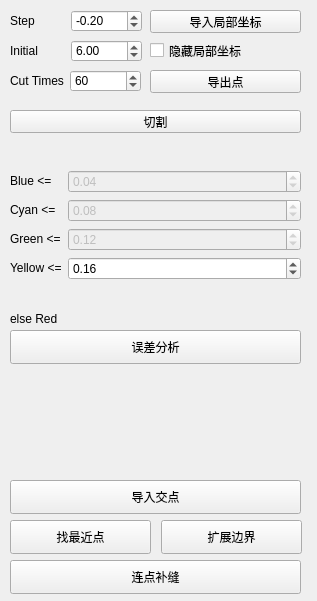
<?xml version="1.0" encoding="UTF-8"?>
<ui version="4.0">
 <class>RepairDialog</class>
 <widget class="QWidget" name="RepairDialog">
  <property name="geometry">
   <rect>
    <x>0</x>
    <y>0</y>
    <width>317</width>
    <height>601</height>
   </rect>
  </property>
  <property name="windowTitle">
   <string>Form</string>
  </property>
  <widget class="QPushButton" name="projectButton">
   <property name="geometry">
    <rect>
     <x>210</x>
     <y>730</y>
     <width>151</width>
     <height>23</height>
    </rect>
   </property>
   <property name="text">
    <string>投影(沿法向)</string>
   </property>
  </widget>
  <widget class="QPushButton" name="deformatinoNonProButton">
   <property name="geometry">
    <rect>
     <x>200</x>
     <y>760</y>
     <width>161</width>
     <height>23</height>
    </rect>
   </property>
   <property name="text">
    <string>形变（非投影）</string>
   </property>
  </widget>
  <widget class="QPushButton" name="alignTemButton">
   <property name="geometry">
    <rect>
     <x>410</x>
     <y>640</y>
     <width>111</width>
     <height>23</height>
    </rect>
   </property>
   <property name="text">
    <string>移动模型</string>
   </property>
  </widget>
  <widget class="QPushButton" name="importSetTemButton">
   <property name="geometry">
    <rect>
     <x>410</x>
     <y>610</y>
     <width>111</width>
     <height>23</height>
    </rect>
   </property>
   <property name="text">
    <string>导入模板局部坐标</string>
   </property>
  </widget>
  <widget class="QDoubleSpinBox" name="zAdjustdoubleSpinBox">
   <property name="geometry">
    <rect>
     <x>39</x>
     <y>735</y>
     <width>62</width>
     <height>22</height>
    </rect>
   </property>
   <property name="minimum">
    <double>-99.989999999999995</double>
   </property>
   <property name="singleStep">
    <double>0.200000000000000</double>
   </property>
  </widget>
  <widget class="QPushButton" name="saveAdjustButton">
   <property name="geometry">
    <rect>
     <x>30</x>
     <y>770</y>
     <width>75</width>
     <height>23</height>
    </rect>
   </property>
   <property name="text">
    <string>保存调整</string>
   </property>
  </widget>
  <widget class="QDoubleSpinBox" name="xAdjustdoubleSpinBox">
   <property name="geometry">
    <rect>
     <x>39</x>
     <y>675</y>
     <width>62</width>
     <height>22</height>
    </rect>
   </property>
   <property name="minimum">
    <double>-99.989999999999995</double>
   </property>
   <property name="singleStep">
    <double>0.200000000000000</double>
   </property>
  </widget>
  <widget class="QDoubleSpinBox" name="yAdjustdoubleSpinBox">
   <property name="geometry">
    <rect>
     <x>39</x>
     <y>705</y>
     <width>62</width>
     <height>22</height>
    </rect>
   </property>
   <property name="minimum">
    <double>-99.989999999999995</double>
   </property>
   <property name="singleStep">
    <double>0.200000000000000</double>
   </property>
  </widget>
  <widget class="QDoubleSpinBox" name="scaledoubleSpinBox">
   <property name="geometry">
    <rect>
     <x>110</x>
     <y>680</y>
     <width>62</width>
     <height>22</height>
    </rect>
   </property>
   <property name="maximum">
    <double>2.000000000000000</double>
   </property>
   <property name="singleStep">
    <double>0.050000000000000</double>
   </property>
   <property name="value">
    <double>1.000000000000000</double>
   </property>
  </widget>
  <widget class="QPushButton" name="exportMeshButton">
   <property name="geometry">
    <rect>
     <x>30</x>
     <y>800</y>
     <width>75</width>
     <height>23</height>
    </rect>
   </property>
   <property name="text">
    <string>导出mesh</string>
   </property>
  </widget>
  <widget class="QPushButton" name="importSetButton_2">
   <property name="geometry">
    <rect>
     <x>150</x>
     <y>10</y>
     <width>151</width>
     <height>23</height>
    </rect>
   </property>
   <property name="text">
    <string>导入局部坐标</string>
   </property>
  </widget>
  <widget class="QPushButton" name="defomationTemButton">
   <property name="geometry">
    <rect>
     <x>410</x>
     <y>550</y>
     <width>101</width>
     <height>23</height>
    </rect>
   </property>
   <property name="text">
    <string>模板形变</string>
   </property>
  </widget>
  <widget class="QPushButton" name="repairButton">
   <property name="geometry">
    <rect>
     <x>421</x>
     <y>575</y>
     <width>81</width>
     <height>23</height>
    </rect>
   </property>
   <property name="text">
    <string>模板缝合</string>
   </property>
  </widget>
  <widget class="QPushButton" name="deformationButton">
   <property name="geometry">
    <rect>
     <x>210</x>
     <y>670</y>
     <width>151</width>
     <height>23</height>
    </rect>
   </property>
   <property name="text">
    <string>形变(投影)</string>
   </property>
  </widget>
  <widget class="QPushButton" name="deformationAutoButton">
   <property name="geometry">
    <rect>
     <x>210</x>
     <y>700</y>
     <width>151</width>
     <height>23</height>
    </rect>
   </property>
   <property name="text">
    <string>形变（一步到位）</string>
   </property>
  </widget>
  <widget class="QWidget" name="layoutWidget">
   <property name="geometry">
    <rect>
     <x>400</x>
     <y>10</y>
     <width>239</width>
     <height>511</height>
    </rect>
   </property>
   <layout class="QVBoxLayout" name="verticalLayout">
    <item>
     <widget class="QPushButton" name="importSetButton">
      <property name="text">
       <string>导入局部坐标</string>
      </property>
     </widget>
    </item>
    <item>
     <widget class="QPushButton" name="projectBarycentreButton">
      <property name="text">
       <string>投影(指向中心)</string>
      </property>
     </widget>
    </item>
    <item>
     <widget class="QPushButton" name="deformationButton2">
      <property name="text">
       <string>形变(投影)2</string>
      </property>
     </widget>
    </item>
    <item>
     <layout class="QHBoxLayout" name="horizontalLayout">
      <item>
       <widget class="QPushButton" name="getBoundaryTemButton">
        <property name="text">
         <string>找到边界（模板）</string>
        </property>
       </widget>
      </item>
      <item>
       <widget class="QCheckBox" name="checkBoxShowPoints">
        <property name="text">
         <string>看点</string>
        </property>
       </widget>
      </item>
     </layout>
    </item>
    <item>
     <widget class="QPushButton" name="deformationAutoButton2">
      <property name="text">
       <string>形变2（一步到位）</string>
      </property>
     </widget>
    </item>
    <item>
     <widget class="QPushButton" name="smoothRootButton">
      <property name="text">
       <string>平滑牙根</string>
      </property>
     </widget>
    </item>
    <item>
     <widget class="QPushButton" name="deleteProButton">
      <property name="text">
       <string>删除投影面片</string>
      </property>
     </widget>
    </item>
    <item>
     <widget class="QPushButton" name="copyMeshButton">
      <property name="text">
       <string>复制</string>
      </property>
     </widget>
    </item>
    <item>
     <widget class="QPushButton" name="findBoundaryButton">
      <property name="text">
       <string>识别洞</string>
      </property>
     </widget>
    </item>
    <item>
     <widget class="QPushButton" name="sortBorderButton">
      <property name="text">
       <string>边界排序</string>
      </property>
     </widget>
    </item>
    <item>
     <widget class="QPushButton" name="fillGapButton">
      <property name="text">
       <string>缝合</string>
      </property>
     </widget>
    </item>
    <item>
     <widget class="QPushButton" name="smoothGapButton">
      <property name="text">
       <string>平滑接缝</string>
      </property>
     </widget>
    </item>
   </layout>
  </widget>
  <widget class="QPushButton" name="cutButton">
   <property name="geometry">
    <rect>
     <x>10</x>
     <y>110</y>
     <width>291</width>
     <height>23</height>
    </rect>
   </property>
   <property name="text">
    <string>切割</string>
   </property>
  </widget>
  <widget class="QPushButton" name="mergeButton">
   <property name="geometry">
    <rect>
     <x>0</x>
     <y>610</y>
     <width>112</width>
     <height>34</height>
    </rect>
   </property>
   <property name="text">
    <string>合并模型</string>
   </property>
  </widget>
  <widget class="QPushButton" name="findNeastestPointsButton">
   <property name="geometry">
    <rect>
     <x>10</x>
     <y>520</y>
     <width>141</width>
     <height>34</height>
    </rect>
   </property>
   <property name="text">
    <string>找最近点</string>
   </property>
  </widget>
  <widget class="QPushButton" name="normalizeButton">
   <property name="geometry">
    <rect>
     <x>120</x>
     <y>610</y>
     <width>112</width>
     <height>34</height>
    </rect>
   </property>
   <property name="text">
    <string>模型标准化</string>
   </property>
  </widget>
  <widget class="QLabel" name="label">
   <property name="geometry">
    <rect>
     <x>10</x>
     <y>10</y>
     <width>54</width>
     <height>21</height>
    </rect>
   </property>
   <property name="text">
    <string>Step</string>
   </property>
  </widget>
  <widget class="QCheckBox" name="checkBoxHideAxis">
   <property name="geometry">
    <rect>
     <x>150</x>
     <y>40</y>
     <width>121</width>
     <height>21</height>
    </rect>
   </property>
   <property name="text">
    <string>隐藏局部坐标</string>
   </property>
  </widget>
  <widget class="QDoubleSpinBox" name="doubleSpinBoxPerStep">
   <property name="geometry">
    <rect>
     <x>71</x>
     <y>10</y>
     <width>71</width>
     <height>22</height>
    </rect>
   </property>
   <property name="minimum">
    <double>-99.000000000000000</double>
   </property>
   <property name="singleStep">
    <double>0.100000000000000</double>
   </property>
   <property name="value">
    <double>-0.200000000000000</double>
   </property>
  </widget>
  <widget class="QPushButton" name="exportPButton">
   <property name="geometry">
    <rect>
     <x>150</x>
     <y>70</y>
     <width>151</width>
     <height>23</height>
    </rect>
   </property>
   <property name="text">
    <string>导出点</string>
   </property>
  </widget>
  <widget class="QSpinBox" name="spinBoxCutTimes">
   <property name="geometry">
    <rect>
     <x>70</x>
     <y>70</y>
     <width>71</width>
     <height>22</height>
    </rect>
   </property>
   <property name="maximum">
    <number>999</number>
   </property>
   <property name="value">
    <number>60</number>
   </property>
  </widget>
  <widget class="QLabel" name="label_2">
   <property name="geometry">
    <rect>
     <x>10</x>
     <y>40</y>
     <width>54</width>
     <height>21</height>
    </rect>
   </property>
   <property name="text">
    <string>Initial</string>
   </property>
  </widget>
  <widget class="QDoubleSpinBox" name="doubleSpinBoxPlaneOffset">
   <property name="geometry">
    <rect>
     <x>71</x>
     <y>40</y>
     <width>71</width>
     <height>22</height>
    </rect>
   </property>
   <property name="minimum">
    <double>-99.000000000000000</double>
   </property>
   <property name="value">
    <double>6.000000000000000</double>
   </property>
  </widget>
  <widget class="QLabel" name="label_3">
   <property name="geometry">
    <rect>
     <x>10</x>
     <y>70</y>
     <width>54</width>
     <height>21</height>
    </rect>
   </property>
   <property name="text">
    <string>Cut Times</string>
   </property>
  </widget>
  <widget class="QLabel" name="toothinfo">
   <property name="geometry">
    <rect>
     <x>10</x>
     <y>140</y>
     <width>291</width>
     <height>21</height>
    </rect>
   </property>
   <property name="text">
    <string/>
   </property>
  </widget>
  <widget class="QPushButton" name="exportPButton2">
   <property name="geometry">
    <rect>
     <x>0</x>
     <y>640</y>
     <width>112</width>
     <height>34</height>
    </rect>
   </property>
   <property name="text">
    <string>导出点集</string>
   </property>
  </widget>
  <widget class="QPushButton" name="errorMapButton">
   <property name="geometry">
    <rect>
     <x>10</x>
     <y>330</y>
     <width>291</width>
     <height>34</height>
    </rect>
   </property>
   <property name="text">
    <string>误差分析</string>
   </property>
  </widget>
  <widget class="QLabel" name="label_8">
   <property name="geometry">
    <rect>
     <x>10</x>
     <y>310</y>
     <width>161</width>
     <height>18</height>
    </rect>
   </property>
   <property name="text">
    <string>else Red</string>
   </property>
  </widget>
  <widget class="QWidget" name="layoutWidget">
   <property name="geometry">
    <rect>
     <x>10</x>
     <y>170</y>
     <width>291</width>
     <height>129</height>
    </rect>
   </property>
   <layout class="QFormLayout" name="formLayout">
    <item row="0" column="0">
     <widget class="QLabel" name="label_4">
      <property name="text">
       <string>Blue &lt;=</string>
      </property>
     </widget>
    </item>
    <item row="0" column="1">
     <widget class="QDoubleSpinBox" name="doubleSpinBox">
      <property name="enabled">
       <bool>false</bool>
      </property>
      <property name="singleStep">
       <double>0.010000000000000</double>
      </property>
      <property name="value">
       <double>0.040000000000000</double>
      </property>
     </widget>
    </item>
    <item row="1" column="0">
     <widget class="QLabel" name="label_5">
      <property name="text">
       <string>Cyan &lt;=</string>
      </property>
     </widget>
    </item>
    <item row="1" column="1">
     <widget class="QDoubleSpinBox" name="doubleSpinBox_2">
      <property name="enabled">
       <bool>false</bool>
      </property>
      <property name="singleStep">
       <double>0.010000000000000</double>
      </property>
      <property name="value">
       <double>0.080000000000000</double>
      </property>
     </widget>
    </item>
    <item row="2" column="0">
     <widget class="QLabel" name="label_6">
      <property name="text">
       <string>Green &lt;=</string>
      </property>
     </widget>
    </item>
    <item row="2" column="1">
     <widget class="QDoubleSpinBox" name="doubleSpinBox_3">
      <property name="enabled">
       <bool>false</bool>
      </property>
      <property name="singleStep">
       <double>0.010000000000000</double>
      </property>
      <property name="value">
       <double>0.120000000000000</double>
      </property>
     </widget>
    </item>
    <item row="3" column="0">
     <widget class="QLabel" name="label_7">
      <property name="text">
       <string>Yellow &lt;=</string>
      </property>
     </widget>
    </item>
    <item row="3" column="1">
     <widget class="QDoubleSpinBox" name="doubleSpinBox_4">
      <property name="singleStep">
       <double>0.010000000000000</double>
      </property>
      <property name="value">
       <double>0.160000000000000</double>
      </property>
     </widget>
    </item>
   </layout>
  </widget>
  <widget class="QLabel" name="errorinfo">
   <property name="geometry">
    <rect>
     <x>10</x>
     <y>380</y>
     <width>291</width>
     <height>41</height>
    </rect>
   </property>
   <property name="text">
    <string/>
   </property>
  </widget>
  <widget class="QLabel" name="errorinfo_2">
   <property name="geometry">
    <rect>
     <x>10</x>
     <y>420</y>
     <width>291</width>
     <height>51</height>
    </rect>
   </property>
   <property name="text">
    <string/>
   </property>
  </widget>
  <widget class="QPushButton" name="invertNormalButton">
   <property name="geometry">
    <rect>
     <x>250</x>
     <y>640</y>
     <width>121</width>
     <height>34</height>
    </rect>
   </property>
   <property name="text">
    <string>翻转点云法向</string>
   </property>
  </widget>
  <widget class="QPushButton" name="invertNormalFaceButton">
   <property name="geometry">
    <rect>
     <x>120</x>
     <y>640</y>
     <width>121</width>
     <height>34</height>
    </rect>
   </property>
   <property name="text">
    <string>翻转mesh法向</string>
   </property>
  </widget>
  <widget class="QPushButton" name="extendBorderButton">
   <property name="geometry">
    <rect>
     <x>161</x>
     <y>520</y>
     <width>141</width>
     <height>34</height>
    </rect>
   </property>
   <property name="text">
    <string>扩展边界</string>
   </property>
  </widget>
  <widget class="QPushButton" name="linkPointsButton">
   <property name="geometry">
    <rect>
     <x>10</x>
     <y>560</y>
     <width>291</width>
     <height>34</height>
    </rect>
   </property>
   <property name="text">
    <string>连点补缝</string>
   </property>
  </widget>
  <widget class="QPushButton" name="importInsectionPButton">
   <property name="geometry">
    <rect>
     <x>10</x>
     <y>480</y>
     <width>291</width>
     <height>34</height>
    </rect>
   </property>
   <property name="text">
    <string>导入交点</string>
   </property>
  </widget>
 </widget>
 <resources/>
 <connections/>
</ui>
